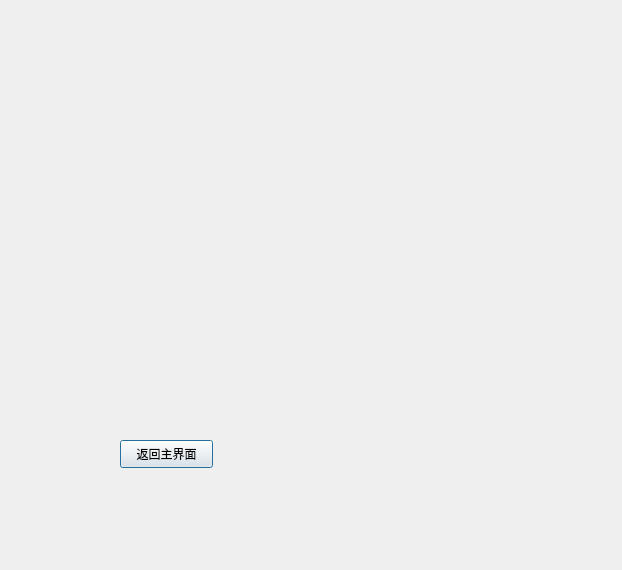
<?xml version="1.0" encoding="UTF-8"?>
<ui version="4.0">
 <class>DraftsEmail</class>
 <widget class="QDialog" name="DraftsEmail">
  <property name="geometry">
   <rect>
    <x>0</x>
    <y>0</y>
    <width>622</width>
    <height>570</height>
   </rect>
  </property>
  <property name="windowTitle">
   <string>Dialog</string>
  </property>
  <widget class="QPushButton" name="buttonReturn">
   <property name="geometry">
    <rect>
     <x>120</x>
     <y>440</y>
     <width>93</width>
     <height>28</height>
    </rect>
   </property>
   <property name="text">
    <string>返回主界面</string>
   </property>
  </widget>
 </widget>
 <resources/>
 <connections/>
</ui>
